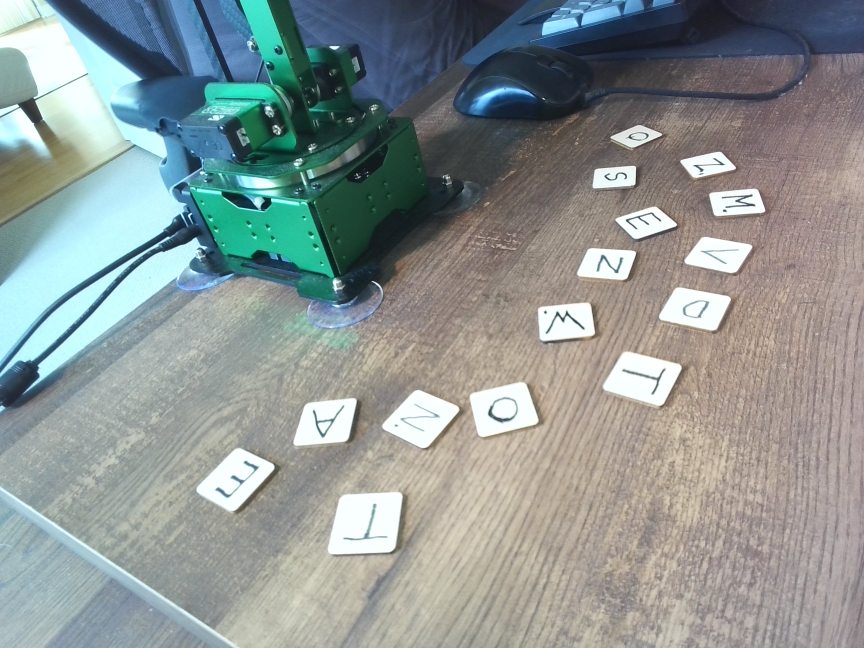
#> input picture hyena/agenttools/tile-issue/frame.jpg, 2592 x 1944 px (shown at 1/3 size)
$ python -i dots.py   (imports and definitions only)
#> lines starting #> are read from the running program, lines starting #| are printed output that depends on the picture
"""Every tile's dot, as ink.py finds it and with two guards: round-ish (no longer than twice its width), and still
apart from the letter at a quarter of the strongest ink, not only at half."""
import sys
from pathlib import Path
import cv2, numpy as np
HERE = Path(__file__).resolve().parent
sys.path[:0] = [str(HERE.parents[1])]
from maxarm import Camera
from applib.tiles import find_tiles
from applib.letters import face, ink


def guarded_dot(grey):
    found = ink.measure(grey)
    if found.dot is None:
        return None
    image = grey.astype(np.float32)
    patch = ink._odd(ink.PATCH_MM * ink.PX_PER_MM)
    light = cv2.morphologyEx(image, cv2.MORPH_CLOSE, cv2.getStructuringElement(cv2.MORPH_ELLIPSE, (patch, patch)))
    contrast = (light - image) / np.maximum(light, 1.0)
    strongest = float(np.percentile(contrast, ink.STRONGEST_PERCENTILE))
    size = image.shape[0]
    at = tuple(int(round(v * ink.PX_PER_MM + (size - 1) / 2)) for v in found.dot)
    high = contrast >= max(strongest / 2, ink.MIN_INK_CONTRAST / 2)
    _, labels, stats, _ = cv2.connectedComponentsWithStats(high.astype(np.uint8), connectivity=8)
    dot = labels[at[1], at[0]]
    _, _, width, height, _ = stats[dot]
    if max(width, height) > 2 * min(width, height):
        return None
    _, low_labels = cv2.connectedComponents((contrast >= strongest / 4).astype(np.uint8), connectivity=8)
    joined = low_labels[at[1], at[0]]
    if ((low_labels == joined) & high & (labels != dot)).any():
        return None
    return found.dot


shots = HERE.parent / "tile-shots"
frames = [("issue", HERE / "frame.jpg", HERE.parents[1] / "config/camera.json")] + \
         [(n, shots / f"{n}.png", shots / "still-camera.json") for n in ("still-1", "still-2", "still-3")]
# [8 lines not run here, left out]

>>> import cv2
>>> picture = cv2.imread('frame.jpg', cv2.IMREAD_GRAYSCALE)
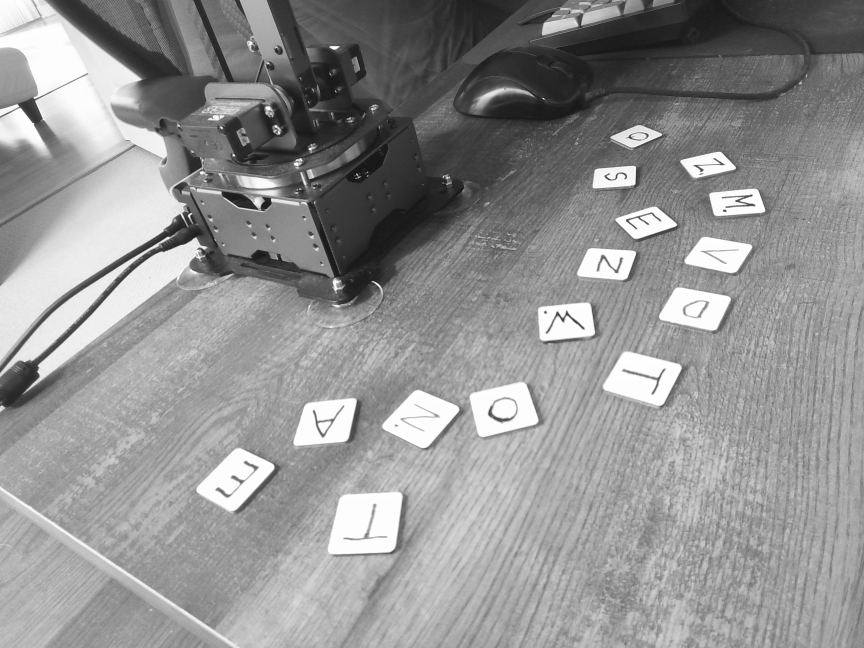
#> picture: shape (1944, 2592) (shown at 1/3 size); min 7, max 255, mean 146.1
#> (the run stopped early here; a loop or call above may not have finished)

$ run again, on hyena/agenttools/tile-issue/base-cups.jpg
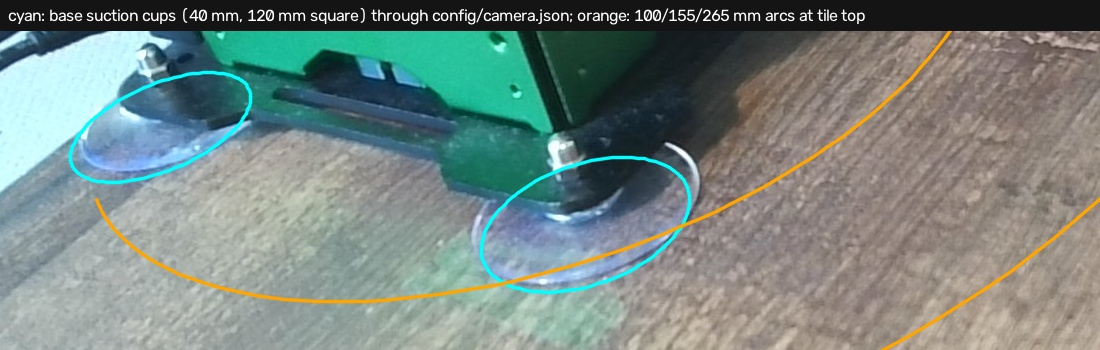
#> input picture hyena/agenttools/tile-issue/base-cups.jpg, 1100 x 350 px
#> `picture = cv2.imread('frame.jpg', cv2.IMREAD_GRAYSCALE)`:
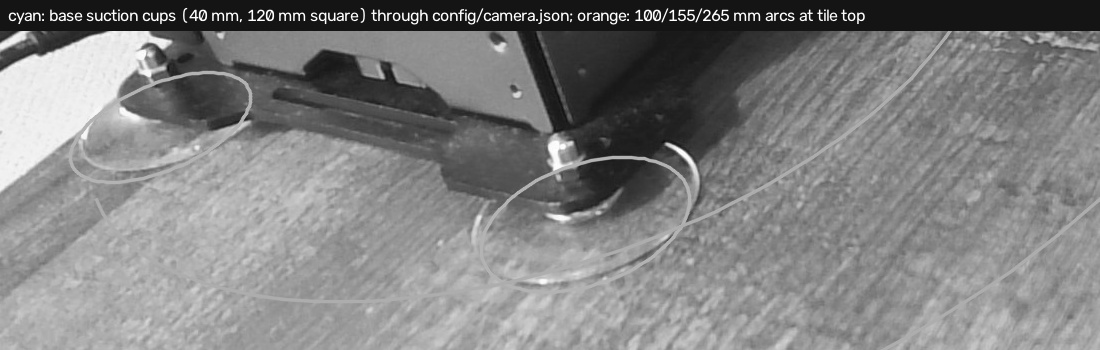
#> picture: shape (350, 1100); min 11, max 255, mean 128.5

$ run again, on hyena/agenttools/tile-issue/near-tiles.jpg
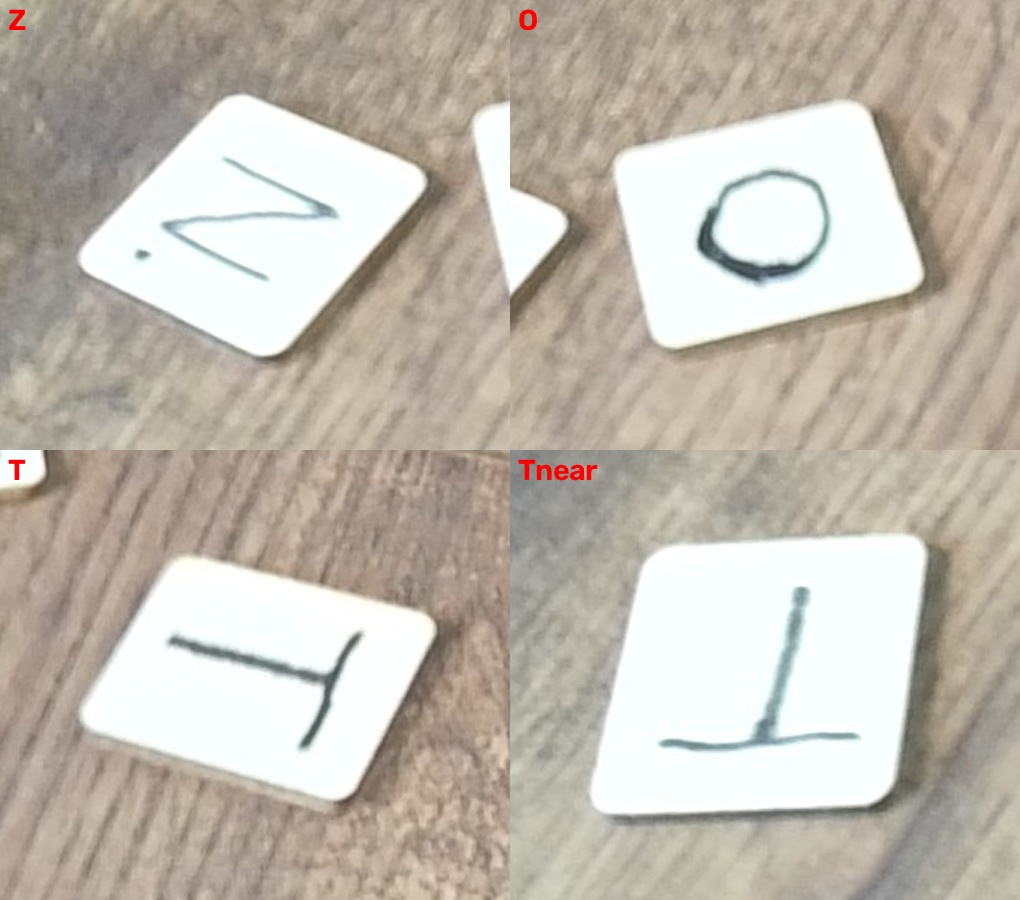
#> input picture hyena/agenttools/tile-issue/near-tiles.jpg, 1020 x 900 px
#> `picture = cv2.imread('frame.jpg', cv2.IMREAD_GRAYSCALE)`:
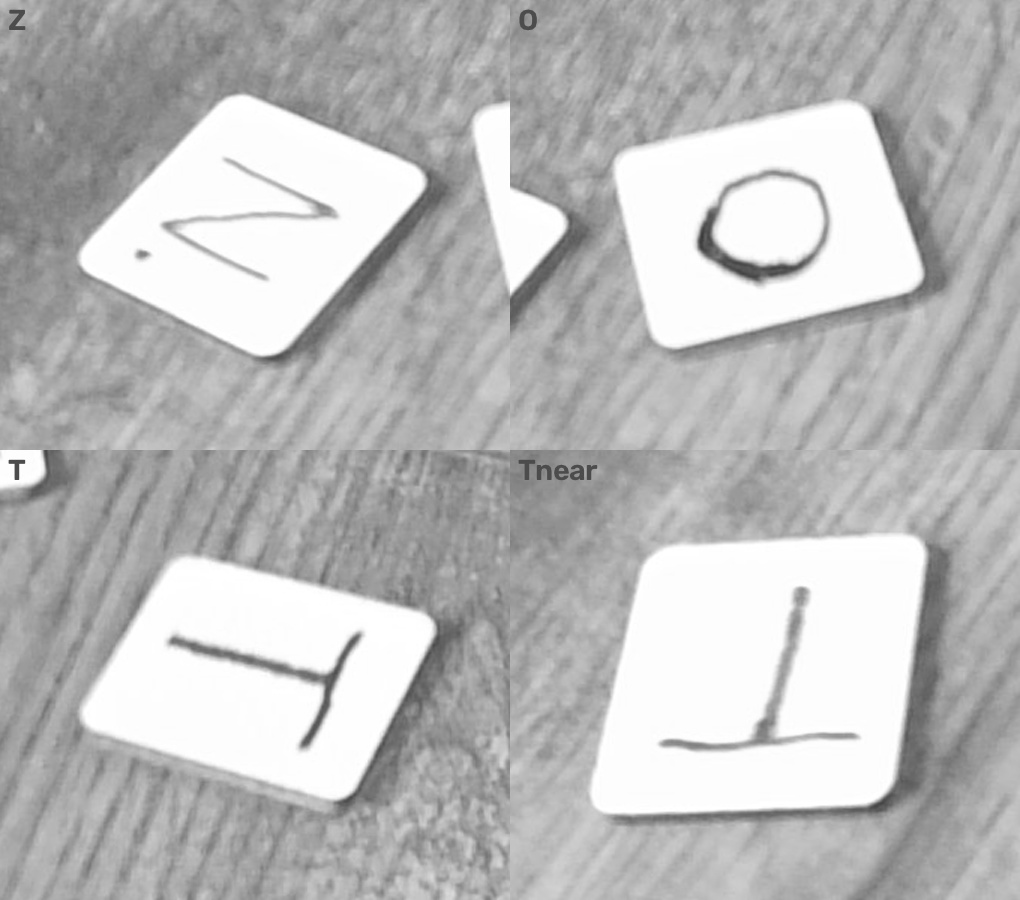
#> picture: shape (900, 1020); min 57, max 255, mean 186.9
